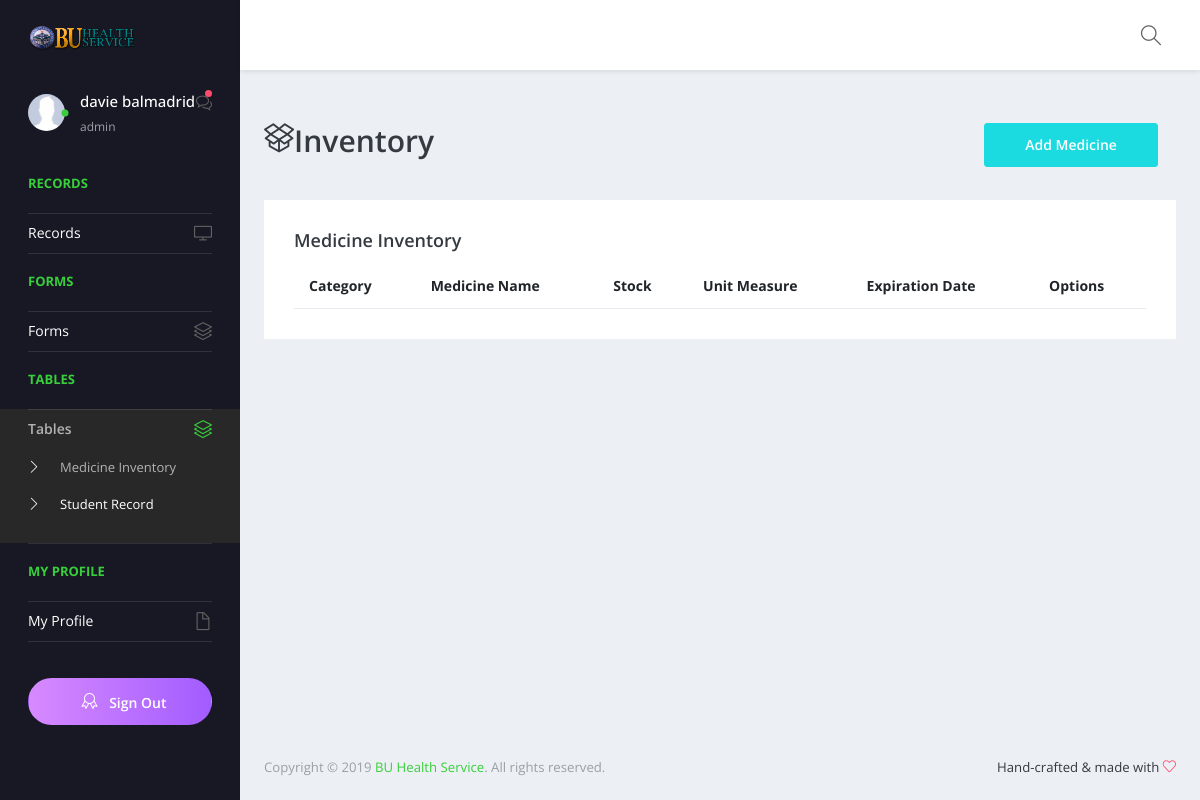
The page /pages/tables/medicineinventory.php (signed in) on the database as committed earlier.
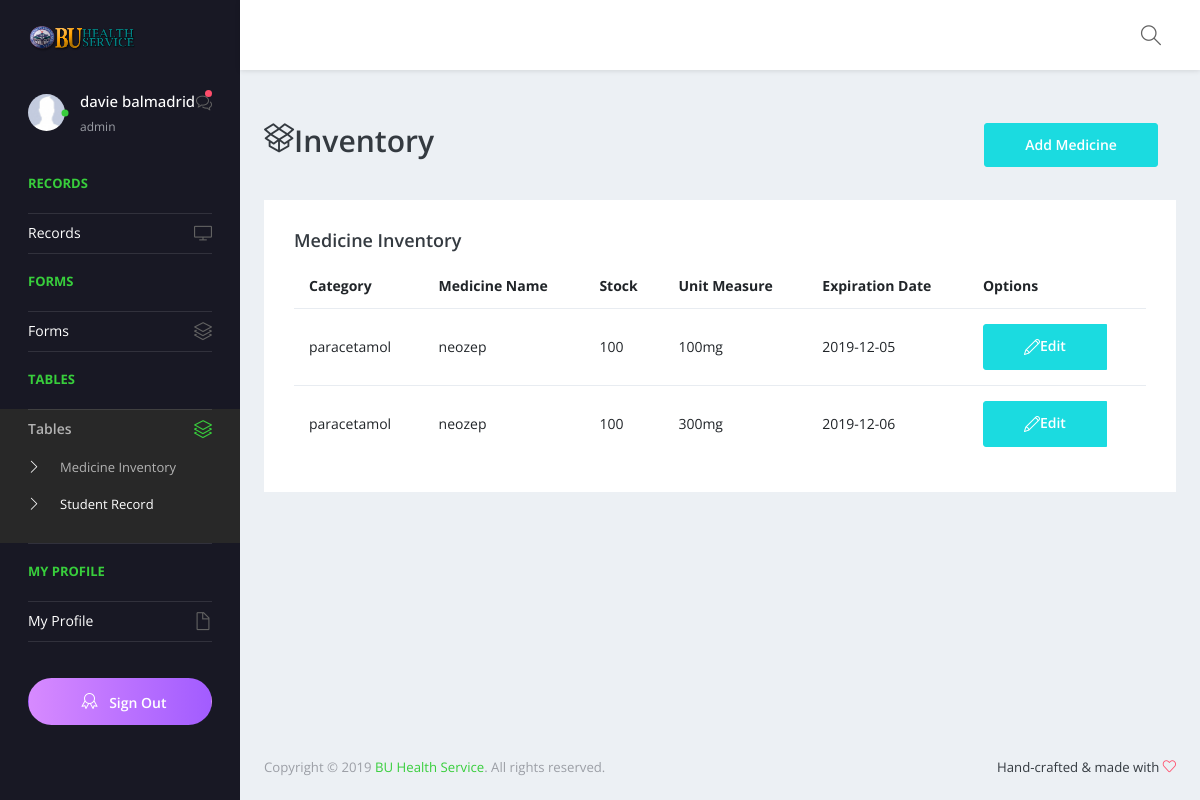
The same page on the database as committed later.
### tables this page shows
CREATE TABLE `tbl_medicine` (
  `ID` int(11) NOT NULL,
  `Category` varchar(45) NOT NULL,
  `MedicineName` varchar(45) NOT NULL,
  `Stock` int(11) NOT NULL,
  `ExpDate` date NOT NULL,
  `UnitMeasure` varchar(45) NOT NULL,
  `CreatedDate` timestamp NOT NULL DEFAULT current_timestamp(),
  `ModifiedDate` timestamp NOT NULL DEFAULT current_timestamp() ON UPDATE current_timestamp(),
  `CreatedBy` varchar(45) NOT NULL,
  `ModifiedBy` varchar(45) NOT NULL
);

### pages/tables/medicineinventory.php (the view, shortened to what this page needs)
<?php
    $conn = OpenCon();
?>
<!DOCTYPE html>
<html lang="en">
  <head>
    <link rel="stylesheet" href="../../vendors/simple-line-icons/css/simple-line-icons.css">
    <link rel="stylesheet" href="../../vendors/flag-icon-css/css/flag-icon.min.css">
    <link rel="stylesheet" href="../../vendors/css/vendor.bundle.base.css">
    <link rel="stylesheet" href="../../vendors/select2/select2.min.css">
    <link rel="stylesheet" href="../../vendors/select2-bootstrap-theme/select2-bootstrap.min.css">
    <link rel="stylesheet" href="../../css/style.css"
  </head>
  <body>
    <div class="container-scroller">
      <nav class="navbar default-layout-navbar col-lg-12 col-12 p-0 fixed-top d-flex flex-row">
        <div class="navbar-brand-wrapper d-flex align-items-center">
          <a class="navbar-brand brand-logo" href="../../index.php">
            <img src="../../images/ddh.png" alt="logo" class="logo-dark" />
          </a>
        </div>
        <div class="navbar-menu-wrapper d-flex align-items-center flex-grow-1">
          <ul class="navbar-nav navbar-nav-right ml-auto">
            <form class="search-form d-none d-md-block" action="#">
              <i class="icon-magnifier"></i>
              <input type="search" id="myInput"  class="form-control" placeholder="Search Patient Record" title="Search Patient Record here">
            </form>
          </ul>
        </div>
      </nav>
      <div class="container-fluid page-body-wrapper">
        <nav class="sidebar sidebar-offcanvas" id="sidebar">
          <ul class="nav">
            <li class="nav-item nav-profile">
              <a href="#" class="nav-link">
                <div class="profile-image">
                  <img class="img-xs rounded-circle" src="../../images/faces/noface.jpg" alt="profile image">
                  <div class="dot-indicator bg-success"></div>
                </div>
                <div class="text-wrapper">
                  <p class="profile-name"><?php echo $_SESSION['Fname']. " ";echo  $_SESSION['Lname'];?></p>
                  <p class="designation"><?php echo $_SESSION['position']?></p>
                </div>
                <div class="icon-container">
                  <i class="icon-bubbles"></i>
                  <div class="dot-indicator bg-danger"></div>
                </div>
              </a>
            </li>
            <li class="nav-item nav-category">
              <span class="nav-link">Records</span>
            </li>
            <li class="nav-item">
              <a class="nav-link" href="../../index.php">
                <span class="menu-title">Records</span>
                <i class="icon-screen-desktop menu-icon"></i>
              </a>
            </li>
            <li class="nav-item nav-category"><span class="nav-link">Forms</span></li>
<li class="nav-item">
<a class="nav-link" data-toggle="collapse" href="#ui-basic" aria-expanded="false" aria-controls="ui-basic">
<span class="menu-title">Forms</span>
<i class="icon-layers menu-icon"></i>
</a>
</li>
<li class="nav-item nav-category"><span class="nav-link">Tables</span></li>
            <li class="nav-item">
              <a class="nav-link" data-toggle="collapse" href="#tables" aria-expanded="false" aria-controls="ui-basic">
                <span class="menu-title">Tables</span>
                <i class="icon-layers menu-icon"></i>
              </a>
              <div class="collapse" id="tables">
                <ul class="nav flex-column sub-menu">
				  <li class="nav-item"> <a class="nav-link" href="medicineinventory.php">Medicine Inventory</a></li>
                  <li class="nav-item"> <a class="nav-link" href="studentrecord.php">Student Record</a></li>
                </ul>
              </div>
            </li>
            <li class="nav-item nav-category"><span class="nav-link">My Profile</span></li>
            <li class="nav-item">
              <a class="nav-link" data-toggle="collapse" href="#auth" aria-expanded="false" aria-controls="auth">
                <span class="menu-title">My Profile</span>
                <i class="icon-doc menu-icon"></i>
              </a>
            </li>
            <li class="nav-item pro-upgrade">
              <span class="nav-link">
                <a class="btn btn-block px-0 btn-rounded btn-upgrade" href="../../logout.php"> <i class="icon-badge mx-2"></i> Sign Out</a>
              </span>
            </li>
          </ul>
        </nav>
         <div class="main-panel">
          <div class="content-wrapper">
            <div class="page-header">
              <h2> Inventory <i class="icon-social-dropbox float-left"></i></h2>
              <nav aria-label="breadcrumb">
                <ol class="breadcrumb">
                  <input class='btn btn-primary w-100' type="button" data-toggle="modal" data-target="#Medicine" name="AddMed" style="width: 100%" value="Add Medicine">
                </ol>
              </nav>
            </div>
            <div class="row">
              <div class="col-md-12 col-sm-12 grid-margin stretch-card">
                <div class="card">
                  <div class="card-body">
                    <h4 class="card-title">Medicine Inventory</h4>
                    <table class="table table-hover">
                      <thead>
                        <tr>
                          <th class="font-weight-bold">Category</th>
                          <th class="font-weight-bold">Medicine Name</th>
                          <th class="font-weight-bold">Stock</th>
                          <th class="font-weight-bold">Unit Measure</th>
                          <th class="font-weight-bold">Expiration Date</th>
                          <th class="font-weight-bold">Options</th>
                        </tr>
                      </thead>
                    <tbody id="myTable1">
                      <?php
                        $sql = "SELECT * from tbl_medicine";
                        $result = mysqli_query($conn,$sql);
                        $rows = array();
                        $ctr = 0;
                        while($r = mysqli_fetch_assoc($result)){
                          $rows[] = $r;
                            echo "<tr>
                                <td>".$rows[$ctr]["Category"]."</td>
                                <td>".$rows[$ctr]["MedicineName"]."</td>
                                <td>".$rows[$ctr]["Stock"]."</td>
                                <td>".$rows[$ctr]["UnitMeasure"]."</td>
                                <td>".$rows[$ctr]["ExpDate"]."</td>
                                <td><div class='btn-group'>
                                  <button id='MedId' value='".$rows[$ctr]['ID']. " type='button' data-toggle='modal' data-target='#editMedicine".$ctr."' class='btn btn-primary w-100'> Edit <i class='icon-pencil float-left'></i></button><br>
                                </div></td>
                                </tr>";
                                ?>
                          <?php
                          $ctr++;
                          }
                    ?>
                      </tbody>
                    </table>
                  </div>
                </div>
              </div>
            </div>
          </div>
          <footer class="footer">
            <div class="d-sm-flex justify-content-center justify-content-sm-between">
              <span class="text-muted text-center text-sm-left d-block d-sm-inline-block">Copyright © 2019 <a href="https://www.bootstrapdash.com/" target="_blank">BU Health Service</a>. All rights reserved.</span>
              <span class="float-none float-sm-right d-block mt-1 mt-sm-0 text-center">Hand-crafted & made with <i class="icon-heart text-danger"></i></span>
            </div>
          </footer>
        </div>
      </div>
    </div>
  </body>
</html>

Rows that differ between the two databases and show on the page:
added tbl_medicine: Category "paracetamol", MedicineName "neozep", Stock "100", UnitMeasure "100mg", ExpDate "2019-12-05", $rows[$ctr]['ID'] 1 (drawn)
added tbl_medicine: Category "paracetamol", MedicineName "neozep", Stock "100", UnitMeasure "300mg", ExpDate "2019-12-06", $rows[$ctr]['ID'] 2 (drawn)
